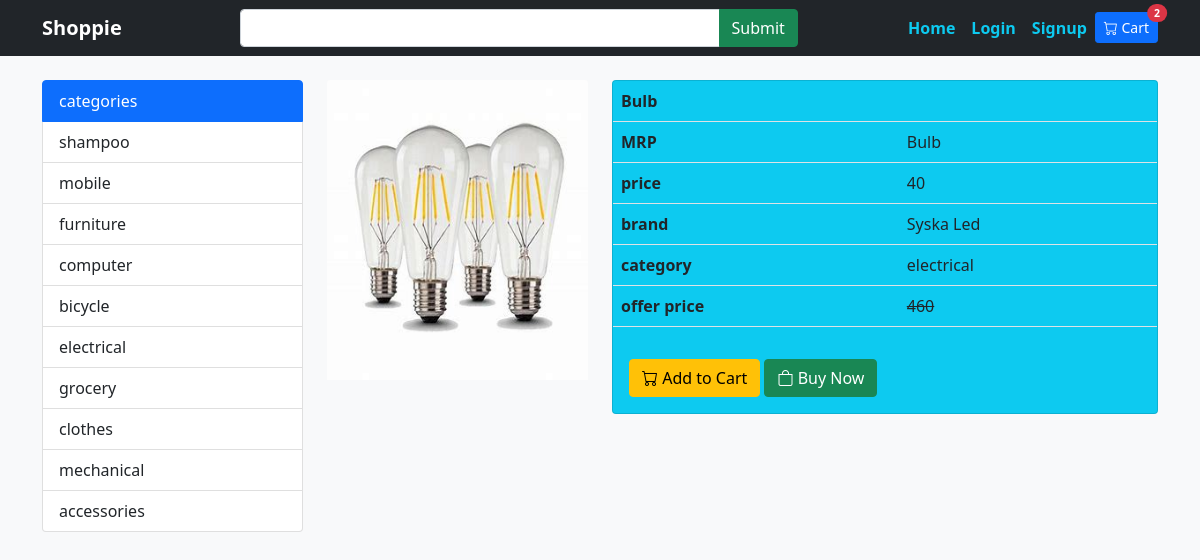
Page /view.php?id=19 on the committed database.
### tables this page shows
CREATE TABLE `category` (
  `cat_id` int(11) NOT NULL,
  `cat_title` varchar(200) NOT NULL
);

CREATE TABLE `products` (
  `id` int(11) NOT NULL,
  `title` varchar(200) NOT NULL,
  `category` varchar(200) NOT NULL,
  `image` varchar(200) DEFAULT NULL,
  `brand` varchar(200) NOT NULL,
  `price` float NOT NULL,
  `discount_price` float NOT NULL,
  `description` text NOT NULL
);

### include/config.php (called while the page is built, shortened)
<?php
$connect= mysqli_connect(HOST,USER,PASS,DB) or die("db connection fail");
   function calling($table){
       global $connect;
       $array = [];
       $query = mysqli_query($connect,"select * from $table");
       while($row = mysqli_fetch_array($query)){
           $array[] = $row;
       }
       return $array;
   }
?>

### view.php (the view, shortened to what this page needs)
<?php include "include/config.php";
$id = $_GET['id'];
$callingrecord = calling("products JOIN category ON products.category=category.cat_id where id='$id'");
$row = $callingrecord[0];
?>
<!DOCTYPE html>
<html lang="en">
<head>
    <link rel="stylesheet" href="https://cdn.jsdelivr.net/npm/bootstrap-icons@1.8.1/font/bootstrap-icons.css">
<link href="https://cdn.jsdelivr.net/npm/bootstrap@5.1.3/dist/css/bootstrap.min.css" rel="stylesheet">
</head>
<body class="bg-light">
    <?php include "include/nav.php";?>
    <div class="container mt-4">
        <div class="row">
            <div class="col-3">
    <?php include "include/side.php";?>
            <div class="col-9">
            <div class="row">
                <div class="col-4 ">
                    <img src="productimages/<?= $row['image'];?>" class="card-img-top " style="height:300px;" alt="">
                </div>
                <div class="col-8">
                   <div class="card bg-info">
                   <table class="table">
                        <tr>
                            <th colspan="2"><?= $row['title'];?></th>
                        </tr>
                        <tr>
                        <th>MRP</th>
                        <td><?= $row['title'];?></td>
</tr>
                           <tr>
                           <th>price</th>
                        <td><?= $row['discount_price'];?></td>
                           </tr>
                           <tr>
                           <th>brand</th>
                        <td><?= $row['brand'];?></td>
                           </tr>
                        <tr>
                           <th>category</th>
                        <td><?= $row['cat_title'];?></td>
                           </tr>
                           <tr>
                           <th>offer price</th>
                        <td><del><?= $row['price'];?></del></td>
                           </tr>
                    </table>
                    <div class="card-body">
                    <a href="view.php?p_id=<?= $row['id'];?>&id=<?= $_GET['id'];?>" class="btn btn-warning"><i class="bi bi-cart"></i> Add to Cart</a>
                    <a href="" class="btn btn-success"><i class="bi bi-bag"></i> Buy Now</a>
                    </div>
                   </div>
                </div>
            </div>
            </div>
        </div>
    </div>
</body>
</html>

### include/side.php
<div class="list-group">
                    <div class="list-group-item list-group-item-action active">categories </div>
                    <?php
                    $callingcat = calling("category");
                    foreach($callingcat as $cat){
                        $id = $cat['cat_id'];
                        $title = $cat['cat_title'];
                        echo "<a href='index.php?cat=$id' class='list-group-item list-group-item-action'>$title</a>";
                    }
                    ?>
                </div>
            </div>

### rows in the picture
category: cat_title "shampoo"
category: cat_title "mobile"
category: cat_title "furniture"
category: cat_title "computer"
category: cat_title "bicycle"
category: cat_title "electrical"
category: cat_title "grocery"
category: cat_title "clothes"
category: cat_title "mechanical"
category: cat_title "accessories"
products: image (picture), title "Bulb", discount_price "40", brand "Syska Led", category.cat_title "electrical", price "460"
